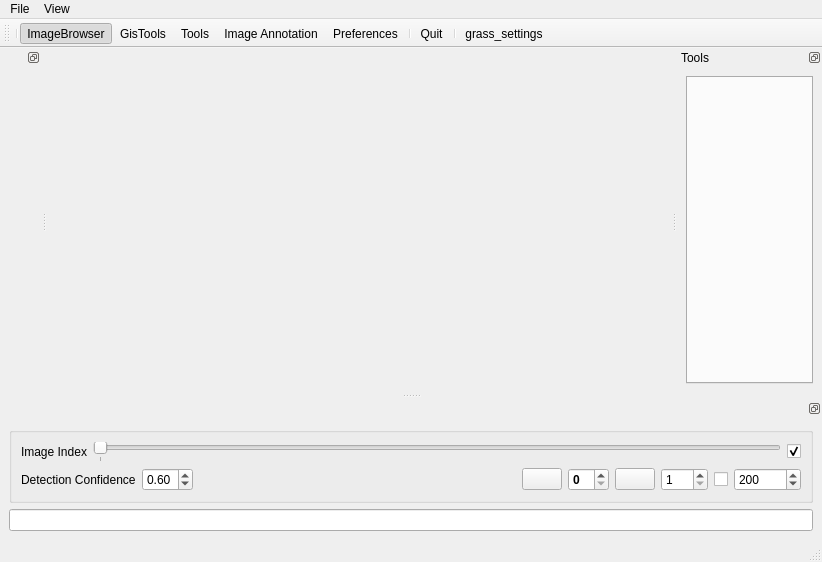
<?xml version="1.0" encoding="UTF-8"?>
<ui version="4.0">
 <class>MainWindow</class>
 <widget class="QMainWindow" name="MainWindow">
  <property name="geometry">
   <rect>
    <x>0</x>
    <y>0</y>
    <width>822</width>
    <height>562</height>
   </rect>
  </property>
  <property name="windowTitle">
   <string>GroundTruther</string>
  </property>
  <property name="windowIcon">
   <iconset>
    <normaloff>:/icons/epi.gif</normaloff>:/icons/epi.gif</iconset>
  </property>
  <widget class="QWidget" name="centralwidget"/>
  <widget class="QMenuBar" name="menubar">
   <property name="geometry">
    <rect>
     <x>0</x>
     <y>0</y>
     <width>822</width>
     <height>22</height>
    </rect>
   </property>
   <widget class="QMenu" name="menuSettings">
    <property name="title">
     <string>File</string>
    </property>
    <addaction name="actionWizard"/>
    <addaction name="actionQuit"/>
   </widget>
   <widget class="QMenu" name="menuView">
    <property name="title">
     <string>View</string>
    </property>
    <widget class="QMenu" name="menuWidgets">
     <property name="title">
      <string>Widgets</string>
     </property>
     <addaction name="actionTools"/>
     <addaction name="actionAnnotation"/>
     <addaction name="actionGisTools"/>
     <addaction name="actionImageBrowser"/>
    </widget>
    <widget class="QMenu" name="menuType_Here">
     <property name="title">
      <string>Type Here</string>
     </property>
    </widget>
    <addaction name="menuWidgets"/>
    <addaction name="menuType_Here"/>
   </widget>
   <addaction name="menuSettings"/>
   <addaction name="menuView"/>
  </widget>
  <widget class="QStatusBar" name="statusbar"/>
  <widget class="QToolBar" name="toolBar">
   <property name="windowTitle">
    <string>toolBar</string>
   </property>
   <attribute name="toolBarArea">
    <enum>TopToolBarArea</enum>
   </attribute>
   <attribute name="toolBarBreak">
    <bool>false</bool>
   </attribute>
   <addaction name="separator"/>
   <addaction name="actionImageBrowser"/>
   <addaction name="actionGisTools"/>
   <addaction name="actionTools"/>
   <addaction name="actionAnnotation"/>
   <addaction name="actionWizard"/>
   <addaction name="separator"/>
   <addaction name="actionQuit"/>
   <addaction name="separator"/>
   <addaction name="actiongrass_settings"/>
  </widget>
  <widget class="QDockWidget" name="toolWidget">
   <property name="sizePolicy">
    <sizepolicy hsizetype="Preferred" vsizetype="MinimumExpanding">
     <horstretch>0</horstretch>
     <verstretch>0</verstretch>
    </sizepolicy>
   </property>
   <property name="minimumSize">
    <size>
     <width>124</width>
     <height>56</height>
    </size>
   </property>
   <property name="windowIcon">
    <iconset>
     <normaloff>:/icons/tools.png</normaloff>:/icons/tools.png</iconset>
   </property>
   <property name="layoutDirection">
    <enum>Qt::LeftToRight</enum>
   </property>
   <property name="features">
    <set>QDockWidget::DockWidgetFloatable|QDockWidget::DockWidgetMovable</set>
   </property>
   <property name="windowTitle">
    <string>Tools</string>
   </property>
   <attribute name="dockWidgetArea">
    <number>2</number>
   </attribute>
   <widget class="QWidget" name="dockWidgetContents">
    <layout class="QVBoxLayout" name="verticalLayout_3">
     <item>
      <widget class="QTabWidget" name="tools">
       <property name="sizePolicy">
        <sizepolicy hsizetype="MinimumExpanding" vsizetype="Preferred">
         <horstretch>0</horstretch>
         <verstretch>0</verstretch>
        </sizepolicy>
       </property>
       <property name="minimumSize">
        <size>
         <width>100</width>
         <height>0</height>
        </size>
       </property>
       <property name="tabPosition">
        <enum>QTabWidget::North</enum>
       </property>
       <property name="tabShape">
        <enum>QTabWidget::Rounded</enum>
       </property>
      </widget>
     </item>
    </layout>
   </widget>
  </widget>
  <widget class="QDockWidget" name="imageBrowsing">
   <property name="features">
    <set>QDockWidget::DockWidgetFloatable|QDockWidget::DockWidgetMovable</set>
   </property>
   <property name="windowTitle">
    <string/>
   </property>
   <attribute name="dockWidgetArea">
    <number>8</number>
   </attribute>
   <widget class="QWidget" name="dockWidgetContents_2">
    <layout class="QVBoxLayout" name="verticalLayout_2">
     <item>
      <widget class="QGroupBox" name="groupBox_6">
       <property name="sizePolicy">
        <sizepolicy hsizetype="Preferred" vsizetype="Fixed">
         <horstretch>0</horstretch>
         <verstretch>0</verstretch>
        </sizepolicy>
       </property>
       <property name="title">
        <string/>
       </property>
       <layout class="QGridLayout" name="gridLayout_8">
        <item row="1" column="0">
         <layout class="QHBoxLayout" name="horizontalLayout_13">
          <item>
           <layout class="QHBoxLayout" name="horizontalLayout">
            <item>
             <widget class="QLabel" name="annotation_confidence_spinBox_label">
              <property name="text">
               <string>Detection Confidence</string>
              </property>
             </widget>
            </item>
            <item>
             <widget class="QDoubleSpinBox" name="annotation_confidence_spinBox">
              <property name="toolTip">
               <string>Image Annotation Threshold</string>
              </property>
              <property name="showGroupSeparator" stdset="0">
               <bool>false</bool>
              </property>
              <property name="decimals">
               <number>2</number>
              </property>
              <property name="maximum">
               <double>1.000000000000000</double>
              </property>
              <property name="singleStep">
               <double>0.010000000000000</double>
              </property>
              <property name="value">
               <double>0.600000000000000</double>
              </property>
             </widget>
            </item>
           </layout>
          </item>
          <item>
           <spacer name="horizontalSpacer">
            <property name="orientation">
             <enum>Qt::Horizontal</enum>
            </property>
            <property name="sizeHint" stdset="0">
             <size>
              <width>40</width>
              <height>20</height>
             </size>
            </property>
           </spacer>
          </item>
          <item>
           <widget class="QPushButton" name="rwd">
            <property name="focusPolicy">
             <enum>Qt::NoFocus</enum>
            </property>
            <property name="text">
             <string/>
            </property>
            <property name="icon">
             <iconset resource="../../../.local/share/QGIS/QGIS3/profiles/default/python/plugins/groundtruther/resources.qrc">
              <normaloff>:/icons/qtui/icons/backward.svg</normaloff>:/icons/qtui/icons/backward.svg</iconset>
            </property>
            <property name="autoRepeat">
             <bool>true</bool>
            </property>
            <property name="autoRepeatDelay">
             <number>500</number>
            </property>
           </widget>
          </item>
          <item>
           <widget class="QSpinBox" name="ImageIndexspinBox">
            <property name="font">
             <font>
              <weight>75</weight>
              <bold>true</bold>
             </font>
            </property>
            <property name="minimum">
             <number>0</number>
            </property>
            <property name="value">
             <number>0</number>
            </property>
           </widget>
          </item>
          <item>
           <widget class="QPushButton" name="fwd">
            <property name="focusPolicy">
             <enum>Qt::NoFocus</enum>
            </property>
            <property name="text">
             <string/>
            </property>
            <property name="icon">
             <iconset resource="../../../.local/share/QGIS/QGIS3/profiles/default/python/plugins/groundtruther/resources.qrc">
              <normaloff>:/icons/qtui/icons/forward.svg</normaloff>:/icons/qtui/icons/forward.svg</iconset>
            </property>
            <property name="autoRepeat">
             <bool>true</bool>
            </property>
            <property name="autoRepeatDelay">
             <number>500</number>
            </property>
            <property name="autoDefault">
             <bool>false</bool>
            </property>
           </widget>
          </item>
          <item>
           <widget class="QSpinBox" name="ImageStepspinBox">
            <property name="minimum">
             <number>1</number>
            </property>
            <property name="maximum">
             <number>200</number>
            </property>
           </widget>
          </item>
          <item>
           <widget class="QCheckBox" name="zoomto">
            <property name="focusPolicy">
             <enum>Qt::NoFocus</enum>
            </property>
            <property name="text">
             <string/>
            </property>
           </widget>
          </item>
          <item>
           <widget class="QSpinBox" name="range">
            <property name="accelerated">
             <bool>true</bool>
            </property>
            <property name="maximum">
             <number>900000</number>
            </property>
            <property name="stepType">
             <enum>QAbstractSpinBox::AdaptiveDecimalStepType</enum>
            </property>
            <property name="value">
             <number>200</number>
            </property>
           </widget>
          </item>
         </layout>
        </item>
        <item row="0" column="0">
         <layout class="QVBoxLayout" name="verticalLayout_14">
          <item>
           <layout class="QHBoxLayout" name="horizontalLayout_11">
            <item>
             <widget class="QLabel" name="label_4">
              <property name="text">
               <string>Image Index</string>
              </property>
             </widget>
            </item>
            <item>
             <widget class="QSlider" name="ImageIndexSlider">
              <property name="focusPolicy">
               <enum>Qt::NoFocus</enum>
              </property>
              <property name="value">
               <number>0</number>
              </property>
              <property name="sliderPosition">
               <number>0</number>
              </property>
              <property name="orientation">
               <enum>Qt::Horizontal</enum>
              </property>
              <property name="tickPosition">
               <enum>QSlider::TicksBelow</enum>
              </property>
              <property name="tickInterval">
               <number>500</number>
              </property>
             </widget>
            </item>
            <item>
             <widget class="QCheckBox" name="link_to_image_viewer">
              <property name="text">
               <string/>
              </property>
              <property name="checked">
               <bool>true</bool>
              </property>
             </widget>
            </item>
           </layout>
          </item>
         </layout>
        </item>
       </layout>
      </widget>
     </item>
     <item>
      <widget class="QLineEdit" name="gisTools_logger"/>
     </item>
    </layout>
   </widget>
  </widget>
  <widget class="QDockWidget" name="gisTools">
   <property name="sizePolicy">
    <sizepolicy hsizetype="Maximum" vsizetype="Maximum">
     <horstretch>0</horstretch>
     <verstretch>0</verstretch>
    </sizepolicy>
   </property>
   <property name="features">
    <set>QDockWidget::DockWidgetFloatable|QDockWidget::DockWidgetMovable</set>
   </property>
   <attribute name="dockWidgetArea">
    <number>1</number>
   </attribute>
   <widget class="QWidget" name="dockWidgetContents_4">
    <layout class="QHBoxLayout" name="horizontalLayout_2">
     <item>
      <widget class="QSplitter" name="gisToolSplitter">
       <property name="orientation">
        <enum>Qt::Horizontal</enum>
       </property>
      </widget>
     </item>
    </layout>
   </widget>
  </widget>
  <action name="actionWizard">
   <property name="icon">
    <iconset resource="../../../.local/share/QGIS/QGIS3/profiles/default/python/plugins/groundtruther/resources.qrc">
     <normaloff>:/icons/qtui/icons/screwdriver-wrench.svg</normaloff>:/icons/qtui/icons/screwdriver-wrench.svg</iconset>
   </property>
   <property name="text">
    <string>Preferences...</string>
   </property>
  </action>
  <action name="actionTools">
   <property name="checkable">
    <bool>true</bool>
   </property>
   <property name="icon">
    <iconset resource="../../../.local/share/QGIS/QGIS3/profiles/default/python/plugins/groundtruther/resources.qrc">
     <normaloff>:/icons/qtui/icons/screwdriver-wrench.svg</normaloff>:/icons/qtui/icons/screwdriver-wrench.svg</iconset>
   </property>
   <property name="text">
    <string>Tools</string>
   </property>
  </action>
  <action name="actionQuit">
   <property name="icon">
    <iconset resource="../../../.local/share/QGIS/QGIS3/profiles/default/python/plugins/groundtruther/resources.qrc">
     <normaloff>:/icons/qtui/icons/power-off.svg</normaloff>:/icons/qtui/icons/power-off.svg</iconset>
   </property>
   <property name="text">
    <string>Quit</string>
   </property>
  </action>
  <action name="actionAnnotation">
   <property name="checkable">
    <bool>true</bool>
   </property>
   <property name="icon">
    <iconset resource="../../../.local/share/QGIS/QGIS3/profiles/default/python/plugins/groundtruther/resources.qrc">
     <normaloff>:/icons/qtui/icons/pen-to-square.svg</normaloff>:/icons/qtui/icons/pen-to-square.svg</iconset>
   </property>
   <property name="text">
    <string>Image Annotation</string>
   </property>
   <property name="toolTip">
    <string>Load and display Image object detection</string>
   </property>
  </action>
  <action name="actionGisTools">
   <property name="checkable">
    <bool>true</bool>
   </property>
   <property name="icon">
    <iconset resource="../../../.local/share/QGIS/QGIS3/profiles/default/python/plugins/groundtruther/resources.qrc">
     <normaloff>:/icons/qtui/icons/map-location-dot.svg</normaloff>:/icons/qtui/icons/map-location-dot.svg</iconset>
   </property>
   <property name="text">
    <string>GisTools</string>
   </property>
   <property name="toolTip">
    <string>Show GIS tools</string>
   </property>
  </action>
  <action name="actionImageBrowser">
   <property name="checkable">
    <bool>true</bool>
   </property>
   <property name="checked">
    <bool>true</bool>
   </property>
   <property name="icon">
    <iconset resource="../../../.local/share/QGIS/QGIS3/profiles/default/python/plugins/groundtruther/resources.qrc">
     <normaloff>:/icons/qtui/icons/image.svg</normaloff>:/icons/qtui/icons/image.svg</iconset>
   </property>
   <property name="text">
    <string>ImageBrowser</string>
   </property>
  </action>
  <action name="actiongrass_settings">
   <property name="icon">
    <iconset resource="../../../.local/share/QGIS/QGIS3/profiles/default/python/plugins/groundtruther/resources.qrc">
     <normaloff>:/icons/qtui/icons/grass_bold_dark.png</normaloff>:/icons/qtui/icons/grass_bold_dark.png</iconset>
   </property>
   <property name="text">
    <string>grass_settings</string>
   </property>
  </action>
 </widget>
 <tabstops>
  <tabstop>ImageIndexspinBox</tabstop>
 </tabstops>
 <resources>
  <include location="../../../.local/share/QGIS/QGIS3/profiles/default/python/plugins/groundtruther/resources.qrc"/>
 </resources>
 <connections/>
</ui>
